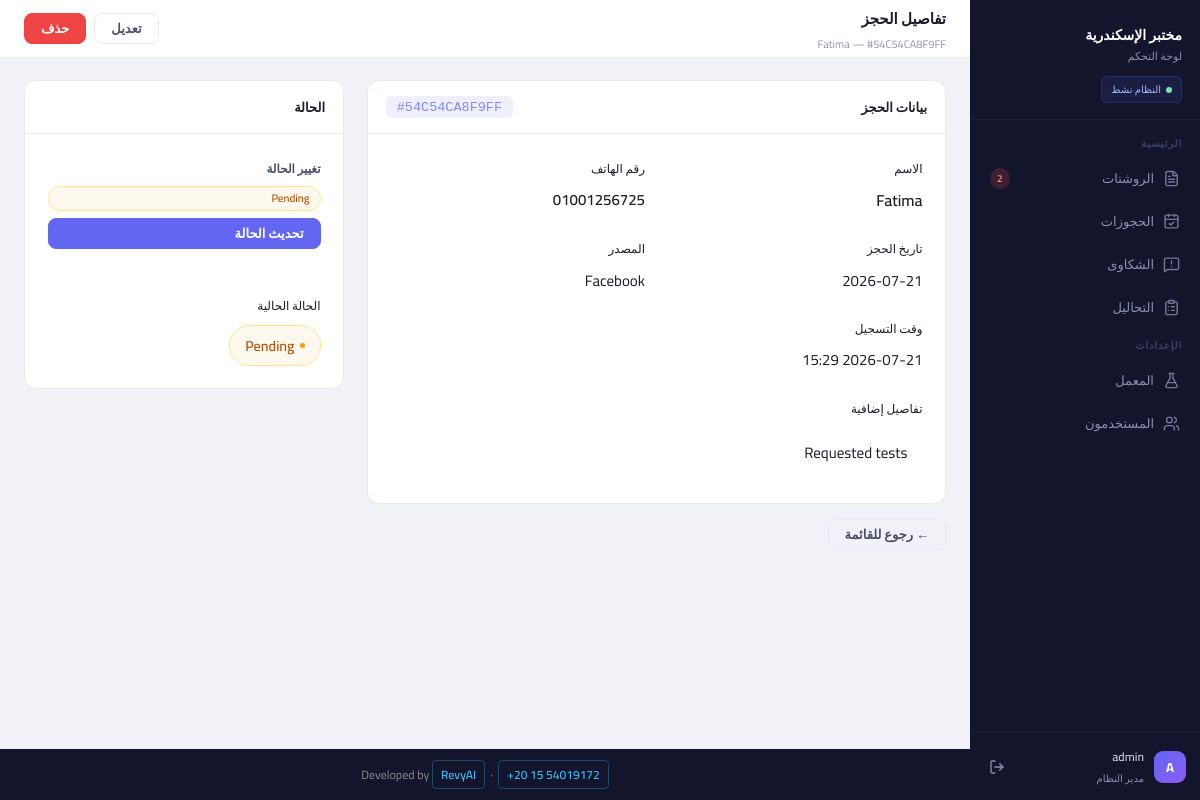
Page /bookings/2 (signed in) on the committed database.
### models/models.py (models this page shows)
class User(db.Model, UserMixin):
    __tablename__ = "users"
    id = db.Column(db.Integer, primary_key=True)
    username = db.Column(db.String(50), unique=True, nullable=False)
    password = db.Column(db.String(50), nullable=False)

class Booking(db.Model):
    __tablename__ = 'bookings'
    id = db.Column(db.Integer, primary_key=True)
    reference_id = db.Column(db.String(20), unique=True, nullable=True, index=True)
    name = db.Column(db.String(120), nullable=False)
    details = db.Column(db.Text)
    date = db.Column(db.String(100))
    phone_number = db.Column(db.String(50))
    status = db.Column(db.Enum(Status), default=Status.PENDING)
    booking_time = db.Column(db.DateTime, default=lambda: datetime.now(timezone.utc))
    comes_from = db.Column(db.String(100))

### app.py (the view)
@app.route('/bookings/<int:booking_id>')
@login_required
def view_booking(booking_id):
    booking, msg = BookingService.get_booking_by_id(booking_id)
    if not booking:
        flash(msg, 'error')
        return redirect(url_for('list_bookings'))
    return render_template('bookings/detail.html', booking=booking, all_statuses=Status)

### app.py (called while the page is built)
@login_manager.user_loader
def load_user(user_id):
    return db.session.get(User, int(user_id))

@app.context_processor
def inject_globals():
    from models.models import Inquiry, Status
    try:
        pending_count = Inquiry.query.filter_by(status=Status.PENDING).count()
    except Exception:
        pending_count = 0
    return dict(pending_inquiries_count=pending_count)

### software_services/booking_services.py (called while the page is built)
    @staticmethod
    def get_booking_by_id(booking_id):
        booking = db.session.get(Booking, booking_id)
        if not booking:
            return None, "الحجز غير موجود"
        return booking, "تم العثور على الحجز"

### templates/bookings/detail.html (shortened to what this page needs)
{% extends 'base.html' %}
{% block topbar_title %}تفاصيل الحجز{% endblock %}
{% block topbar_sub %}{{ booking.name }} — #{{ booking.reference_id }}{% endblock %}
{% block topbar_actions %}
  <a href="{{ url_for('edit_booking', booking_id=booking.id) }}" class="btn btn-ghost">تعديل</a>
  <form method="POST" action="{{ url_for('delete_booking', booking_id=booking.id) }}"
        onsubmit="return confirm('هل أنت متأكد؟')">
    <button type="submit" class="btn btn-danger">حذف</button>
  </form>
{% endblock %}
{% block content %}
<div style="display:grid;grid-template-columns:1fr 320px;gap:1.5rem;align-items:start;">
  <div class="card">
    <div class="card-header">
      <span class="card-title">بيانات الحجز</span>
      <code style="background:rgba(99,102,241,.1);color:#818cf8;padding:.25rem .75rem;border-radius:6px;font-size:.9rem;">
        #{{ booking.reference_id }}
      </code>
    </div>
    <div style="padding:1.5rem;display:grid;grid-template-columns:1fr 1fr;gap:1.5rem;">
      <div>
        <div class="text-muted" style="font-size:.8rem;margin-bottom:.35rem;">الاسم</div>
        <div style="font-weight:600;font-size:1.05rem;">{{ booking.name }}</div>
      </div>
      <div>
        <div class="text-muted" style="font-size:.8rem;margin-bottom:.35rem;">رقم الهاتف</div>
        <div style="font-weight:600;">{{ booking.phone_number }}</div>
      </div>
      <div>
        <div class="text-muted" style="font-size:.8rem;margin-bottom:.35rem;">تاريخ الحجز</div>
        <div>{{ booking.date or '—' }}</div>
      </div>
      <div>
        <div class="text-muted" style="font-size:.8rem;margin-bottom:.35rem;">المصدر</div>
        <div>{{ booking.comes_from or '—' }}</div>
      </div>
      <div>
        <div class="text-muted" style="font-size:.8rem;margin-bottom:.35rem;">وقت التسجيل</div>
        <div>{{ booking.booking_time.strftime('%Y-%m-%d %H:%M') if booking.booking_time else '—' }}</div>
      </div>
      {% if booking.details %}
      <div style="grid-column:1/-1;">
        <div class="text-muted" style="font-size:.8rem;margin-bottom:.35rem;">تفاصيل إضافية</div>
        <div style="
          background:var(--bg-main);
          border:1px solid var(--border);
          border-radius:8px;
          padding:1rem;
          line-height:1.7;
        ">{{ booking.details }}</div>
      </div>
      {% endif %}
    </div>
  </div>
  <div class="card">
    <div class="card-header">
      <span class="card-title">الحالة</span>
    </div>
    <div style="padding:1.5rem;">
      <form method="POST" action="{{ url_for('update_booking_status', booking_id=booking.id) }}">
        <div class="form-group">
          <label>تغيير الحالة</label>
          <select name="status" class="form-control status-select status-{{ booking.status.value | lower | replace(' ', '-') }}">
            {% for s in all_statuses %}
              <option value="{{ s.value }}" {% if booking.status == s %}selected{% endif %}>
                {{ s.value }}
              </option>
            {% endfor %}
          </select>
        </div>
        <button type="submit" class="btn btn-primary" style="width:100%;margin-top:.5rem;">تحديث الحالة</button>
      </form>
      <div style="margin-top:1.5rem;padding-top:1.5rem;border-top:1px solid var(--border);">
        <div class="text-muted" style="font-size:.8rem;margin-bottom:.5rem;">الحالة الحالية</div>
        <span class="pill pill-{{ booking.status.value | lower | replace(' ', '-') }}" style="font-size:.95rem;padding:.4rem 1rem;">
          {{ booking.status.value }}
        </span>
      </div>
    </div>
  </div>
</div>
<div style="margin-top:1rem;">
  <a href="{{ url_for('list_bookings') }}" class="btn btn-ghost">← رجوع للقائمة</a>
</div>
{% endblock %}

### templates/base.html (shortened to what this page needs)
<!DOCTYPE html>
<html lang="ar" dir="rtl">
<head>
  <link rel="stylesheet" href="{{ url_for('static', filename='css/style.css') }}">
</head>
<body>
<aside class="sidebar" id="sidebar">
  <div class="sidebar-logo">
    <div class="lab-name">مختبر الإسكندرية</div>
    <div class="lab-sub">لوحة التحكم</div>
    <div class="sidebar-status">النظام نشط</div>
  </div>
  <div class="nav-section">
    <p class="nav-section-label">الرئيسية</p>
    <a href="{{ url_for('list_inquiries') }}"
       class="nav-item {% if request.endpoint == 'list_inquiries' %}active{% endif %}">
      <i data-lucide="file-text" class="nav-icon"></i>
      الروشتات
      {% if pending_inquiries_count and pending_inquiries_count > 0 %}
      <span class="nav-badge">{{ pending_inquiries_count }}</span>
      {% endif %}
    </a>
    <a href="{{ url_for('list_bookings') }}"
       class="nav-item {% if request.endpoint == 'list_bookings' %}active{% endif %}">
      <i data-lucide="calendar-check" class="nav-icon"></i>
      الحجوزات
    </a>
    <a href="{{ url_for('list_complaints') }}"
       class="nav-item {% if request.endpoint == 'list_complaints' %}active{% endif %}">
      <i data-lucide="message-square-warning" class="nav-icon"></i>
      الشكاوى
    </a>
    <a href="{{ url_for('list_services') }}"
       class="nav-item {% if request.endpoint in ['list_services','create_service','edit_service'] %}active{% endif %}">
      <i data-lucide="clipboard-list" class="nav-icon"></i>
      التحاليل
    </a>
    <p class="nav-section-label">الإعدادات</p>
    <a href="{{ url_for('laboratory_settings') }}"
       class="nav-item {% if request.endpoint == 'laboratory_settings' %}active{% endif %}">
      <i data-lucide="flask-conical" class="nav-icon"></i>
      المعمل
    </a>
    <a href="{{ url_for('users') }}"
       class="nav-item {% if request.endpoint in ['users','create_user','edit_user'] %}active{% endif %}">
      <i data-lucide="users" class="nav-icon"></i>
      المستخدمون
    </a>
  </div>
  <div class="sidebar-footer">
    <div class="sidebar-user">
      <div class="avatar">{{ current_user.username[0]|upper }}</div>
      <div class="user-info">
        <div class="user-name">{{ current_user.username }}</div>
        <div class="user-role">مدير النظام</div>
      </div>
      <a href="{{ url_for('logout') }}" class="logout-btn" title="تسجيل الخروج">
        <i data-lucide="log-out" style="width:16px;height:16px;"></i>
      </a>
    </div>
  </div>
</aside>
<div class="main-wrapper">
  <div class="topbar">
    <div class="topbar-left">
      <div class="topbar-title">{% block topbar_title %}{% endblock %}</div>
      <div class="topbar-sub">{% block topbar_sub %}{% endblock %}</div>
    </div>
    <div class="topbar-actions">
      {% block topbar_actions %}{% endblock %}
    </div>
  </div>
  <main class="main-content">
    {% block content %}{% endblock %}
  </main>
  <div class="site-footer">
    Developed by
    <a href="https://revyai.tech" target="_blank">RevyAI</a>
    &nbsp;·&nbsp;
    <a href="https://wa.me/201554019172" target="_blank">+20 15 54019172</a>
  </div>
</div>
</body>
</html>

### rows in the picture
User: username "A", username "admin"
Booking: name "Fatima", reference_id "54C54CA8F9FF", phone_number "01001256725", date "2026-07-21", comes_from "Facebook", booking_time "2026-07-21 15:29", details "Requested tests", status "Pending", status.value "Pending"

### other values in the picture
{{ pending_inquiries_count }} "2"
